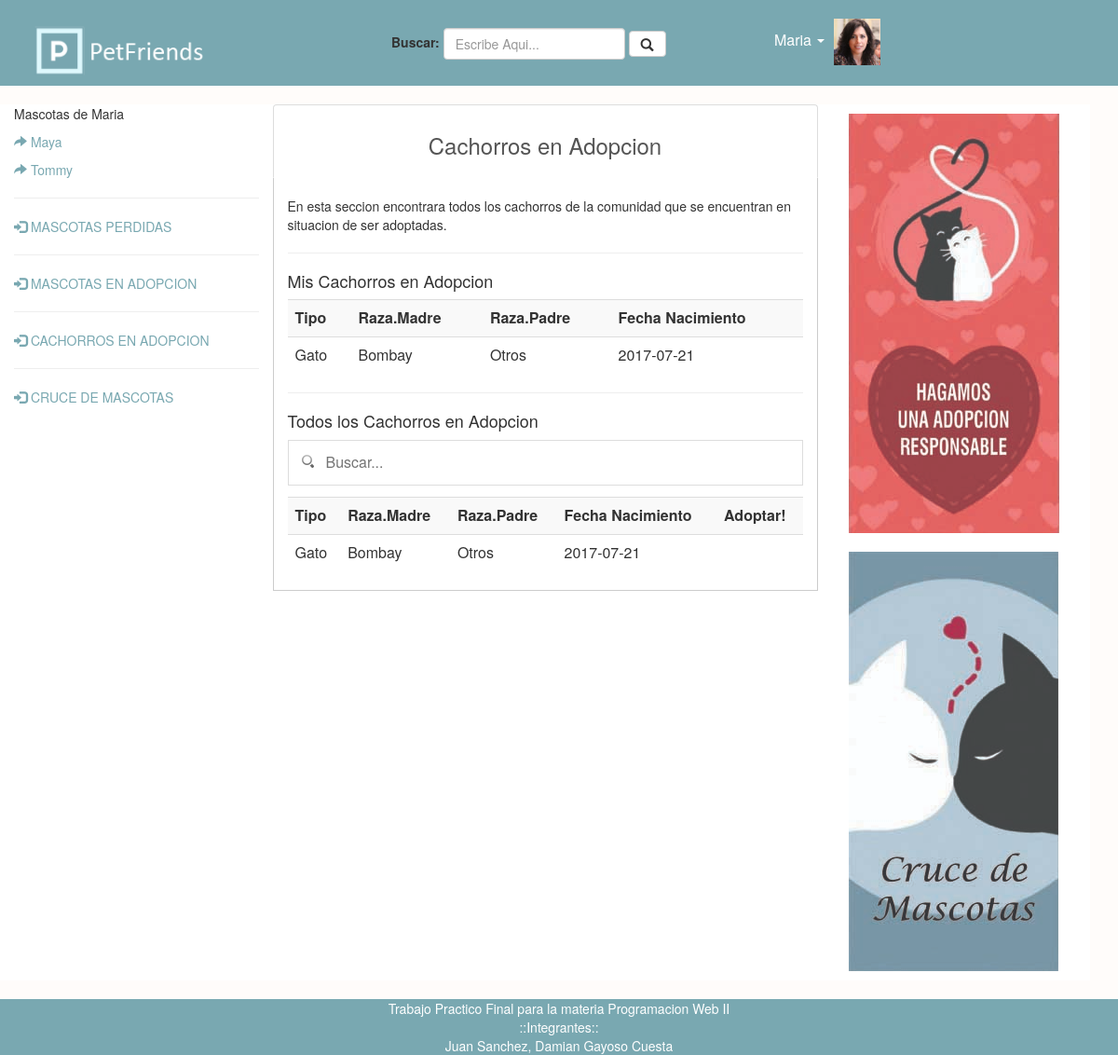
The app's page /html/pet/cachorros.php (signed in) with its own data.
### tables this page shows
CREATE TABLE `users` (
  `user_id` int(11) NOT NULL,
  `user_firstName` varchar(100) NOT NULL,
  `user_lastName` varchar(100) NOT NULL,
  `user_email` varchar(100) NOT NULL,
  `user_birthdate` varchar(100) NOT NULL,
  `user_gender` varchar(100) NOT NULL,
  `user_phone` varchar(200) NOT NULL,
  `user_lat` varchar(255) NOT NULL,
  `user_lon` varchar(255) NOT NULL,
  `user_pass` varchar(100) NOT NULL,
  `user_photo` varchar(200) NOT NULL
);

CREATE TABLE `pets` (
  `pet_id` int(11) NOT NULL,
  `pet_idUser` int(11) NOT NULL,
  `pet_name` varchar(200) NOT NULL,
  `pet_type` int(11) NOT NULL,
  `pet_breed` int(11) NOT NULL,
  `pet_age` varchar(100) NOT NULL,
  `pet_size` varchar(100) NOT NULL,
  `pet_status` varchar(200) NOT NULL,
  `pet_gender` varchar(100) NOT NULL,
  `pet_photo` varchar(200) NOT NULL
);

CREATE TABLE `puppies` (
  `puppy_id` int(11) NOT NULL,
  `puppy_userId` int(11) NOT NULL,
  `puppy_type` int(11) NOT NULL,
  `puppy_mother` int(11) NOT NULL,
  `puppy_father` int(11) NOT NULL,
  `puppy_birthday` varchar(100) NOT NULL,
  `puppy_status` varchar(200) NOT NULL
);

CREATE TABLE `type` (
  `type_id` int(11) NOT NULL,
  `type_description` varchar(200) NOT NULL
);

CREATE TABLE `breeds` (
  `breed_id` int(11) NOT NULL,
  `breed_type` int(11) NOT NULL,
  `breed_description` varchar(255) NOT NULL
);

### includes/menu_izquierda.php (the view)
<?php
$user_name = $_SESSION["user"]["user_firstName"];
$email = $_SESSION["user"]["user_email"];
$query_pets = 	"SELECT *
				FROM petfriends_db.users as pdb INNER JOIN petfriends_db.pets as pts
				ON pdb.user_id = pts.pet_idUser
				WHERE pdb.user_email = '$email'";
$consulta_pets = mysqli_query($conexion,$query_pets);
echo '<p class="user_pet_title">Mascotas de ',$user_name,'</p>';
while ($pets = mysqli_fetch_array($consulta_pets)){
	echo '<p><span class="glyphicon glyphicon-share-alt" aria-hidden="true" style="color:#79A8B1;"> </span> <a style="color:#79A8B1;" href="','/PETFRIENDS/html/pet/perfil_pet.php?pet_name=',$pets["pet_name"],'&user_pet_id=',$_SESSION["user"]["user_id"],'">',$pets["pet_name"],'</a></p>';
}
echo '<hr />
<p><span class="glyphicon glyphicon-log-in" aria-hidden="true" style="color:#79A8B1;">  </span> <a style="color:#79A8B1;" href="/PETFRIENDS/html/pet/perdida.php">  MASCOTAS PERDIDAS</a></p>
<hr />
<p><span class="glyphicon glyphicon-log-in" aria-hidden="true" style="color:#79A8B1;">  </span> <a style="color:#79A8B1;" href="/PETFRIENDS/html/pet/adopcion.php">  MASCOTAS EN ADOPCION</a></p>
<hr />
<p><span class="glyphicon glyphicon-log-in" aria-hidden="true" style="color:#79A8B1;">  </span> <a style="color:#79A8B1;" href="/PETFRIENDS/html/pet/cachorros.php">  CACHORROS EN ADOPCION</a></p>
<hr />
<p><span class="glyphicon glyphicon-log-in" aria-hidden="true" style="color:#79A8B1;">  </span> <a style="color:#79A8B1;" href="/PETFRIENDS/html/pet/cruce.php">  CRUCE DE MASCOTAS</a></p>';
?>

### includes/user_nombre.php
<?php
								$email = $_SESSION["user"]["user_email"];
								$query = 	"SELECT *
											FROM petfriends_db.users as pdb
											WHERE pdb.user_email = '$email'";
								$consulta = mysqli_query($conexion,$query);
								$row = mysqli_fetch_array($consulta);
								echo $row["user_firstName"];
							?>

### includes/user_mini_foto.php
<?php
						echo '<img src="',$row["user_photo"],'" width="50px">';
					?>

### includes/cachorros_info.php (shortened to what this page needs)
<?php
			$user_id = $_SESSION["user"]["user_id"];
			$status = "EN ADOPCION";
			$query_infoPets = 	"SELECT puppies.puppy_userId as puppy_userId,puppies.puppy_id as puppy_id,users.user_id as usuario,type.type_description as tipo,breeds_m.breed_description as madre,breeds_f.breed_description as padre,puppies.puppy_birthday as fecha
								FROM petfriends_db.puppies as puppies INNER JOIN petfriends_db.users as users
								ON puppies.puppy_userId = users.user_id INNER JOIN petfriends_db.type as type
								ON type.type_id = puppies.puppy_type INNER JOIN petfriends_db.breeds as breeds_m
								ON breeds_m.breed_id = puppies.puppy_mother INNER JOIN petfriends_db.breeds as breeds_f
								ON breeds_f.breed_id = puppies.puppy_father
								WHERE puppies.puppy_status = '$status'";
			$consulta_infoPets = mysqli_query($conexion,$query_infoPets);
			$query_myPets = 	"SELECT users.user_id as usuario,type.type_description as tipo,breeds_m.breed_description as madre,breeds_f.breed_description as padre,puppies.puppy_birthday as fecha
								FROM petfriends_db.puppies as puppies INNER JOIN petfriends_db.users as users
								ON puppies.puppy_userId = users.user_id INNER JOIN petfriends_db.type as type
								ON type.type_id = puppies.puppy_type INNER JOIN petfriends_db.breeds as breeds_m
								ON breeds_m.breed_id = puppies.puppy_mother INNER JOIN petfriends_db.breeds as breeds_f
								ON breeds_f.breed_id = puppies.puppy_father
								WHERE puppies.puppy_status = '$status'
								AND users.user_id = '$user_id'";
			$consulta_myPets = mysqli_query($conexion,$query_myPets);
			echo '<hr /><h4>Mis Cachorros en Adopcion</h4>
					<table class="table table-striped" id="my_pets_cach" style="width:100%">
				  <tr>
					<th>Tipo</th>
					<th>Raza.Madre</th>
					<th>Raza.Padre</th>
					<th>Fecha Nacimiento</th>
					</tr>';
				while ($myPets = mysqli_fetch_array($consulta_myPets)){
				echo	'<tr>
						<td>',$myPets["tipo"],'</td>
						<td>',$myPets["madre"],'</td>
						<td>',$myPets["padre"],'</td>
						<td>',$myPets["fecha"],'</td>
						</tr>';
				}
			echo '</table><hr />';
			echo '<h4>Todos los Cachorros en Adopcion</h4>
					<div class="text-center">
					<input type="text" id="Search_cachorros" onkeyup="myFunction_cachorros_search(\'other_pets_cach\')" placeholder="Buscar..."></div>
					<table class="table table-striped " id="other_pets_cach" style="width:100%">
				  <tr>
					<th>Tipo</th>
					<th>Raza.Madre</th>
					<th>Raza.Padre</th>
					<th>Fecha Nacimiento</th>
					<th>Adoptar!</th>
				  </tr>';
				while ($infoPets = mysqli_fetch_array($consulta_infoPets)){
				echo	'<tr>
						<td>',$infoPets["tipo"],'</td>
						<td>',$infoPets["madre"],'</td>
						<td>',$infoPets["padre"],'</td>
						<td>',$infoPets["fecha"],'</td>
						<td>';
						echo '</td></tr>';
				}
			echo '</table>';
?>

### css/estilo.css (style rules this page uses)
body { background-color: #FFFCFA; }
#Search,#otherSearch,#Search_other,#Search_cachorros { background-image: url('../images/search.png'); background-position: 13px 14px; background-repeat: no-repeat; width: 100%; font-size: 16px; padding: 12px 20px 12px 40px; border: 1px solid #ddd; margin-bottom: 12px; }

### records on screen
users: user_firstName "Maria", user_photo (picture)
pets: pet_name "Maya"
pets: pet_name "Tommy"
puppies: type.type_description "Gato", breeds.breed_description "Bombay", breeds.breed_description "Otros", puppy_birthday "2017-07-21"

### other values on screen
$user_name "Maria"
$myPets["tipo"] "Gato"
$myPets["madre"] "Bombay"
$myPets["padre"] "Otros"
$myPets["fecha"] "2017-07-21"
